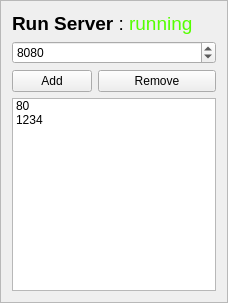
<?xml version="1.0" encoding="UTF-8"?>
<ui version="4.0">
 <class>run_server_view</class>
 <widget class="QFrame" name="Dedicated Run Server">
  <property name="geometry">
   <rect>
    <x>0</x>
    <y>0</y>
    <width>228</width>
    <height>303</height>
   </rect>
  </property>
  <property name="windowTitle">
   <string>Frame</string>
  </property>
  <property name="frameShape">
   <enum>QFrame::StyledPanel</enum>
  </property>
  <property name="frameShadow">
   <enum>QFrame::Raised</enum>
  </property>
  <layout class="QFormLayout" name="formLayout">
   <item row="1" column="0" colspan="2">
    <widget class="QSpinBox" name="newport">
     <property name="maximum">
      <number>65535</number>
     </property>
     <property name="value">
      <number>8080</number>
     </property>
    </widget>
   </item>
   <item row="2" column="0">
    <widget class="QPushButton" name="bt1">
     <property name="text">
      <string>Add</string>
     </property>
    </widget>
   </item>
   <item row="2" column="1">
    <widget class="QPushButton" name="bt2">
     <property name="text">
      <string>Remove</string>
     </property>
    </widget>
   </item>
   <item row="3" column="0" colspan="2">
    <widget class="QListWidget" name="ports1">
     <item>
      <property name="text">
       <string>80</string>
      </property>
     </item>
     <item>
      <property name="text">
       <string>1234</string>
      </property>
     </item>
    </widget>
   </item>
   <item row="0" column="0" colspan="2">
    <widget class="QLabel" name="label">
     <property name="text">
      <string>&lt;html&gt;&lt;head/&gt;&lt;body&gt;&lt;p&gt;&lt;span style=&quot; font-size:14pt; font-weight:600;&quot;&gt;Run Server &lt;/span&gt;&lt;span style=&quot; font-size:14pt;&quot;&gt;: &lt;/span&gt;&lt;span style=&quot; font-size:14pt; color:#55ff00;&quot;&gt;running&lt;/span&gt;&lt;/p&gt;&lt;/body&gt;&lt;/html&gt;</string>
     </property>
    </widget>
   </item>
  </layout>
 </widget>
 <resources/>
 <connections/>
</ui>
